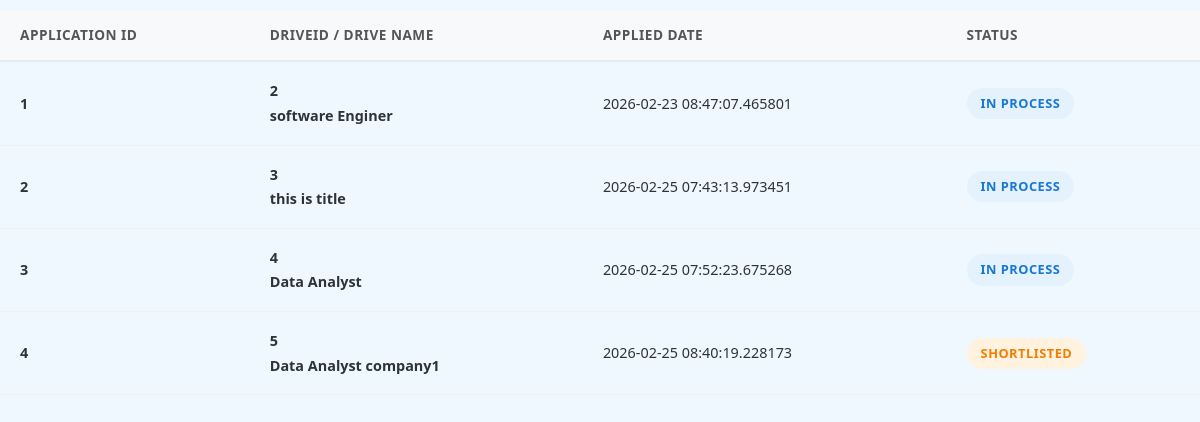
Page /admin/1/history on the earlier database version.
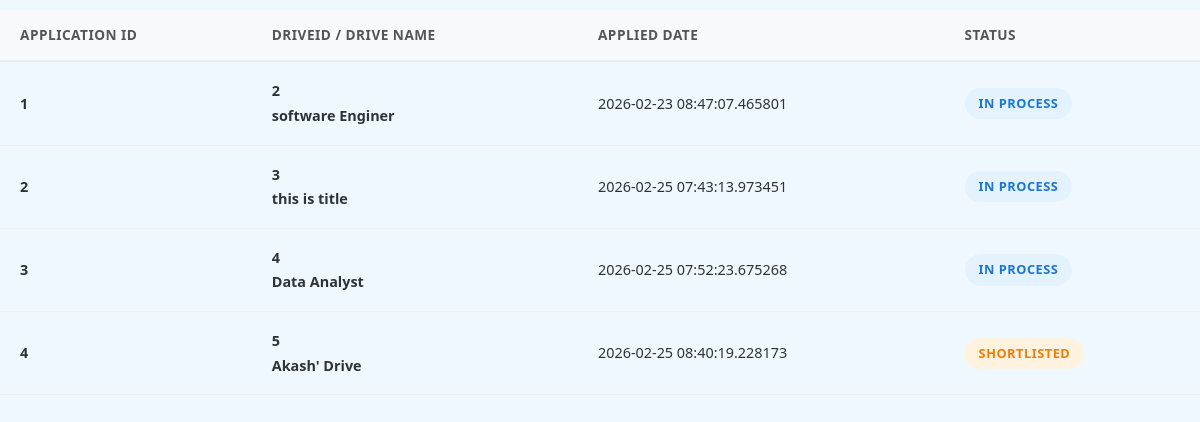
Same page on the later database version.
### portal/models.py (models this page shows)
class Application(db.Model,UserMixin):
    __tablename__ = 'applications'
    id = db.Column(db.Integer , primary_key = True)
    student_id = db.Column(db.Integer,db.ForeignKey('students.id'), nullable = False)
    drive_id = db.Column(db.Integer,db.ForeignKey('placement_drives.id') , nullable = False)
    applied_at = db.Column(db.DateTime,default = datetime.utcnow)
    status = db.Column(db.String(30), nullable = False,default = 'PENDING')#PENDING , SHORTLISTED,SELECTED , REJECTED
    drive = db.relationship('Drive', backref='applications')
    student = db.relationship('Student' , backref = 'students')
    __table_args__ = (
    db.UniqueConstraint('student_id', 'drive_id', name='unique_student_drive'),
)

class Drive(db.Model,UserMixin):
    __tablename__ = 'placement_drives'
    id = db.Column(db.Integer , primary_key = True)
    company_id = db.Column(db.Integer,db.ForeignKey('companies.id') , nullable = False)
    job_title = db.Column(db.String(100), nullable = False)
    description = db.Column(db.String(200), nullable = False)
    eligibility = db.Column(db.String(100), nullable = False)
    deadline = db.Column(db.DateTime, nullable = False)
    status = db.Column(db.String(20), nullable = False,default ='APPROVED') #APPROVED,PENDING,CLOSED
    company = db.relationship('Company' , backref = 'companies')

### app.py (the view)
@app.route('/admin/<int:student_id>/history')
def history_ad(student_id):
    apple = Application.query.filter_by(student_id = student_id)
    return render_template('student/student_history.html',
                           apple = apple)

### templates/student/student_history.html (shortened to what this page needs)
<!DOCTYPE html>
<html lang="en">
<head>
    <link href="https://cdn.jsdelivr.net/npm/bootstrap@5.3.0-alpha1/dist/css/bootstrap.min.css" rel="stylesheet">
</head>
<body>
    <div class="main-co">
        <div class="tableView">
            <table class="app-tab">
                <thead>
                    <tr>
                        <th>Application ID</th>
                        <th>DriveID / Drive Name</th>
                        <th>Applied Date</th>
                        <th>Status</th>
                    </tr>
                </thead>
                <tbody>
                    {% for a in apple %}
                    <tr>
                        <td><strong>{{a.id}}</strong></td>
                        <td>
                            <div class="d-info">
                                <div class="drive-title-sm">{{a.drive_id}}</div>
                                <div class="drive-title-sm">{{a.drive.job_title}}</div>
                            </div>
                        </td>
                        <td>{{a.applied_at}}</td>
                        <td>
                            {% if a.status == 'SHORTLISTED' %}
                            <span class="status-badge status-shortlisted">Shortlisted</span>
                            {% elif a.status == 'SELECTED' %}
                            <span class="status-badge status-selected">Selected</span>
                            {% elif a.status == 'REJECTED' %}
                            <span class="status-badge status-rejected">Rejected</span>
                            {% else %}
                            <span class="status-badge status-applied">In Process</span>
                            {% endif %}
                        </td>
                    </tr>
                    {% endfor %}
                </tbody>
            </table>
        </div>
    </div>
</body>
</html>

Differences in the rows shown:
changed through a linked row, Application id 4: drive.job_title "Data Analyst company1" → "Akash' Drive"
